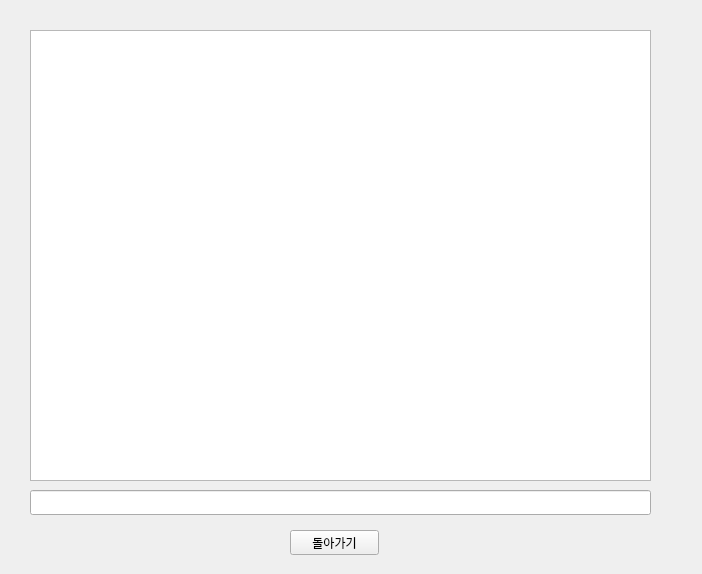
<?xml version="1.0" encoding="UTF-8"?>
<ui version="4.0">
 <class>talk</class>
 <widget class="QDialog" name="talk">
  <property name="geometry">
   <rect>
    <x>0</x>
    <y>0</y>
    <width>702</width>
    <height>574</height>
   </rect>
  </property>
  <property name="windowTitle">
   <string>Dialog</string>
  </property>
  <widget class="QTextEdit" name="textEdit">
   <property name="geometry">
    <rect>
     <x>30</x>
     <y>30</y>
     <width>621</width>
     <height>451</height>
    </rect>
   </property>
  </widget>
  <widget class="QLineEdit" name="lineEdit">
   <property name="geometry">
    <rect>
     <x>30</x>
     <y>490</y>
     <width>621</width>
     <height>25</height>
    </rect>
   </property>
  </widget>
  <widget class="QPushButton" name="exit">
   <property name="geometry">
    <rect>
     <x>290</x>
     <y>530</y>
     <width>89</width>
     <height>25</height>
    </rect>
   </property>
   <property name="text">
    <string>돌아가기</string>
   </property>
   <property name="autoDefault">
    <bool>false</bool>
   </property>
  </widget>
 </widget>
 <resources/>
 <connections/>
</ui>
